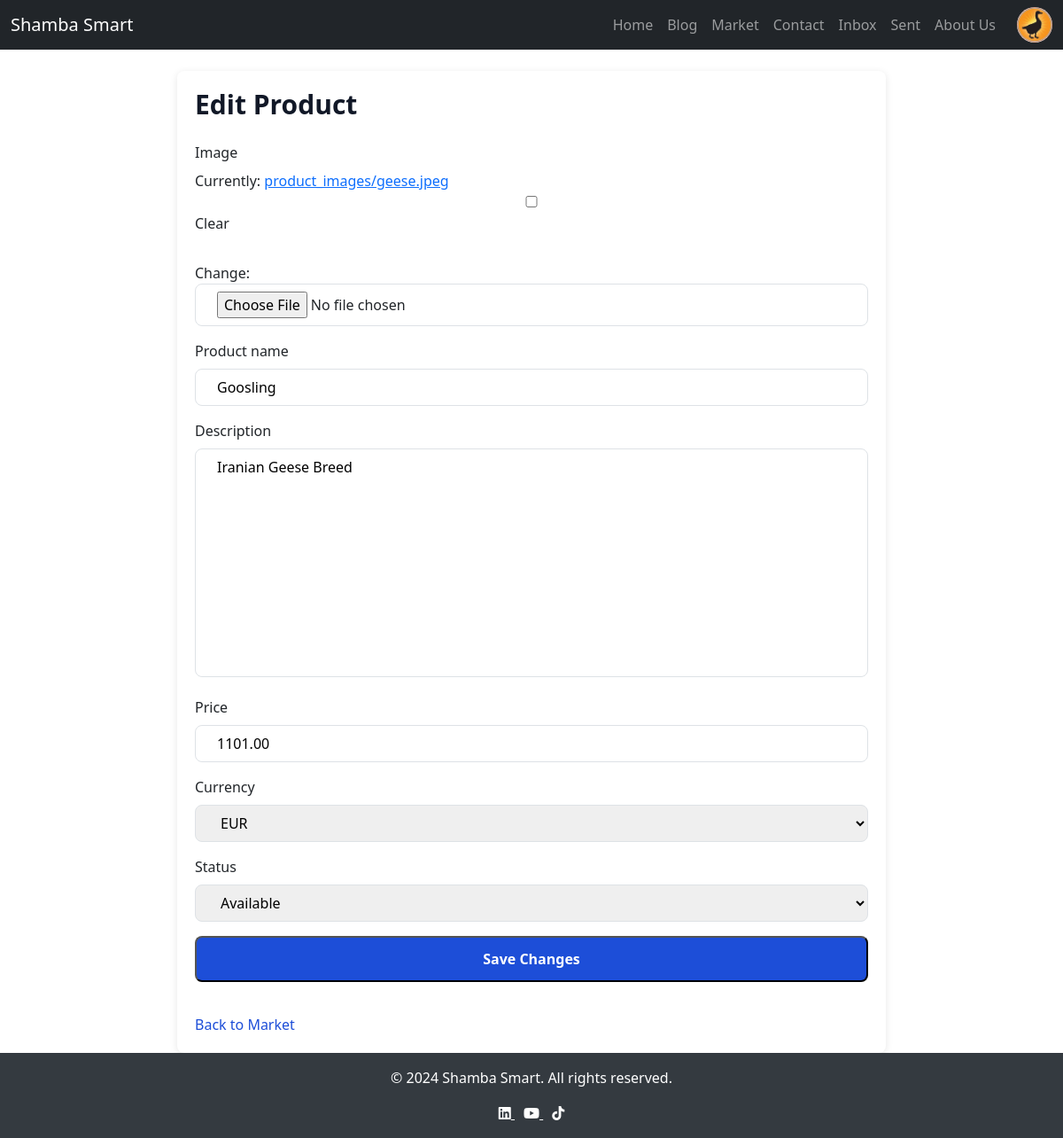
The app's page /edit_product/3/ (signed in) with its own data.
### farm/models.py (models this page shows, shortened)
class CustomUser(AbstractUser):
    FARMER = 'Farmer'
    PROFESSIONAL = 'Professional'
    ROLE_CHOICES = [
        (FARMER, 'Farmer'),
        (PROFESSIONAL, 'Professional'),
    ]
    role = models.CharField(max_length=50, choices=ROLE_CHOICES,
                            default=FARMER)
    profile_picture = models.ImageField(
        default='images/default_profile.png',
        upload_to='profile_pics/',
        null=True,
        blank=True
    )
    phone_number = models.CharField(max_length=15, null=True, blank=True)
    bio = models.TextField(null=True, blank=True)
    location = models.CharField(max_length=255, null=True, blank=True)
    linkedin = models.URLField(null=True, blank=True)
    x = models.URLField(null=True, blank=True)
    facebook = models.URLField(null=True, blank=True)
    whatsapp = models.CharField(max_length=15, null=True, blank=True)

class MarketListing(models.Model):
    product_name = models.CharField(max_length=200)
    description = models.TextField()
    price = models.DecimalField(max_digits=10, decimal_places=2)
    farmer = models.ForeignKey(CustomUser, on_delete=models.CASCADE,
                               related_name="products")
    currency = models.CharField(
        max_length=3,
        choices=[('USD', 'USD'), ('KES', 'KES'), ('EUR', 'EUR')],
        default='KES'
    )
    status = models.CharField(
        max_length=50,
        choices=[('Available', 'Available'), ('Sold', 'Sold')],
        default='Available'
    )
    created_at = models.DateTimeField(auto_now_add=True)
    updated_at = models.DateTimeField(auto_now=True)
    image = models.ImageField(upload_to='product_images/', null=True,
                              blank=True)

### farm/views.py (the view)
# urls.py: path('edit_product/<int:product_id>/', views.edit_product,
@login_required
def edit_product(request, product_id):
    listing = get_object_or_404(MarketListing, id=product_id)
    if listing.farmer != request.user:
        return redirect('market')
    if request.method == "POST":
        form = MarketListingForm(request.POST, request.FILES, instance=listing)
        if form.is_valid():
            form.save()
            return redirect('market')
    else:
        form = MarketListingForm(instance=listing)
    return render(request, 'edit_product.html', {'form': form})

### farm/forms.py
class MarketListingForm(forms.ModelForm):
    class Meta:
        model = MarketListing
        fields = ['image', 'product_name', 'description', 'price', 'currency',
                  'status']
    currency = forms.ChoiceField(
        choices=[('USD', 'USD'), ('KES', 'KES'), ('EUR', 'EUR')],
        required=True,
        widget=forms.Select(attrs={'class': 'w-full px-4 py-2 border rounded-md'})
    )
    def __init__(self, *args, **kwargs):
        super().__init__(*args, **kwargs)
        if self.instance and not self.instance.pk:
            self.fields['currency'].initial = 'KES'

### farm/templates/edit_product.html (shortened to what this page needs)
{% extends "home.html" %}
{% load widget_tweaks %}
{% block content %}
<head>
</head>
<div class="form-container">
    <h2>Edit Product</h2>
    <form method="POST" enctype="multipart/form-data" class="space-y-6">
        <div class="form-field">
            <label for="{{ form.image.id_for_label }}">{{ form.image.label }}</label>
            {{ form.image|add_class:"w-full px-4 py-2 border rounded-md" }}
        </div>
        <div class="form-field">
            <label for="{{ form.product_name.id_for_label }}">{{ form.product_name.label }}</label>
            {{ form.product_name|add_class:"w-full px-4 py-2 border rounded-md" }}
        </div>
        <div class="form-field">
            <label for="{{ form.description.id_for_label }}">{{ form.description.label }}</label>
            {{ form.description|add_class:"w-full px-4 py-2 border rounded-md resize-none" }}
        </div>
        <div class="form-field">
            <label for="{{ form.price.id_for_label }}">{{ form.price.label }}</label>
            {{ form.price|add_class:"w-full px-4 py-2 border rounded-md" }}
        </div>
        <div class="form-field">
            <label for="{{ form.currency.id_for_label }}">{{ form.currency.label }}</label>
            {{ form.currency|add_class:"w-full px-4 py-2 border rounded-md" }}
        </div>
        <div class="form-field">
            <label for="{{ form.status.id_for_label }}">{{ form.status.label }}</label>
            {{ form.status|add_class:"w-full px-4 py-2 border rounded-md" }}
        </div>
        <div class="form-field">
            <button type="submit" class="submit-button">
                Save Changes
            </button>
        </div>
    </form>
    <a href="{% url 'market' %}" class="back-link">Back to Market</a>
</div>
{% endblock %}

### farm/templates/base.html (shortened to what this page needs)
{% load static %}
<!DOCTYPE html>
<html lang="en">
<head>
    <link rel="stylesheet" href="https://cdnjs.cloudflare.com/ajax/libs/font-awesome/6.0.0-beta3/css/all.min.css">
    <link rel="stylesheet" href="https://cdnjs.cloudflare.com/ajax/libs/bootstrap/5.1.3/css/bootstrap.min.css">
</head>
<body>
    <header>
        <nav class="navbar navbar-expand-lg navbar-dark bg-dark">
            <div class="container-fluid">
                <a class="navbar-brand" href="{% url 'home' %}">Shamba Smart</a>
                <div class="collapse navbar-collapse" id="navbarNav">
                    <ul class="navbar-nav ms-auto">
                        <li class="nav-item"><a class="nav-link" href="{% url 'home' %}">Home</a></li>
                        <li class="nav-item"><a class="nav-link" href="{% url 'blog_posts' %}">Blog</a></li>
                        <li class="nav-item"><a class="nav-link" href="{% url 'market' %}">Market</a></li>
                        <li class="nav-item"><a class="nav-link" href="{% url 'contact_us' %}">Contact</a></li>
                        {% if user.is_authenticated %}
                            <li class="nav-item"><a class="nav-link" href="{% url 'inbox' %}">Inbox</a></li>
                            <li class="nav-item"><a class="nav-link" href="{% url 'sent_messages' %}">Sent</a></li>
                            <li class="nav-item"><a class="nav-link" href="{% url 'about' %}">About Us</a></li>
                            <li class="nav-item profile-item">
                                <a href="{% url 'profile' %}">
                                    {% if user.profile_picture %}
                                        <img src="{{ user.profile_picture.url }}" alt="Profile Picture" class="profile-img">
                                    {% else %}
                                        <img src="{% static 'images/default_profile.png' %}" alt="Default Profile Picture" class="profile-img">
                                    {% endif %}
                                </a>
                            </li>
                        {% else %}
                            <li class="nav-item"><a class="nav-link" href="{% url 'login' %}">Sign In</a></li>
                            <li class="nav-item"><a class="nav-link" href="{% url 'register' %}">Sign Up</a></li>
                        {% endif %}
                    </ul>
                </div>
            </div>
        </nav>
    </header>
    <main class="container mt-4">
        {% block content %}
        {% endblock %}
    </main>
    <footer>
        <p>&copy; 2024 Shamba Smart. All rights reserved.</p>
        <div>
            <a href="https://www.linkedin.com" target="blank" style="color: #fff; margin-right: 10px;">
                <i class="fab fa-linkedin"></i>
            </a>
            <a href="https://www.youtube.com" target="blank" style="color: #fff; margin-right: 10px;">
                <i class="fab fa-youtube"></i>
            </a>
            <a href="https://www.tiktok.com" target="blank" style="color: #fff;">
                <i class="fab fa-tiktok"></i>
            </a>
        </div>
    </footer>
</body>
</html>

### farm/templates/base.html (style rules this page uses)
html, body { height: 100%; margin: 0; display: flex; flex-direction: column; }
body { min-height: 100%; }
main { flex: 1; }
footer { background-color: #343a40; color: white; text-align: center; padding: 1rem 0; margin-top: auto; }
.profile-img { width: 40px; height: 40px; border-radius: 50%; object-fit: cover; cursor: pointer; }
.navbar-nav { display: flex; align-items: center; }
.navbar-nav.ms-auto { margin-left: auto; }
.profile-item { margin-left: 1rem; }

### farm/templates/edit_product.html (style rules this page uses)
.form-container { max-width: 800px; margin: 0 auto; padding: 20px; background-color: #fff; border-radius: 8px; box-shadow: 0 2px 8px rgba(0, 0, 0, 0.1); }
.form-container h2 { font-size: 1.875rem; font-weight: 600; margin-bottom: 24px; color: #111827; }
.form-field { margin-bottom: 16px; }
.form-field label { display: block; font-weight: 500; margin-bottom: 8px; }
.form-field input, .form-field select, .form-field textarea { width: 100%; padding: 12px; border: 1px solid #ddd; border-radius: 8px; font-size: 1rem; transition: border-color 0.3s ease; }
.form-field textarea { resize: none; }
.submit-button { width: 100%; padding: 12px; background-color: #1d4ed8; color: #fff; font-weight: 600; border-radius: 8px; text-align: center; cursor: pointer; transition: background-color 0.3s ease; }
.back-link { display: inline-block; margin-top: 20px; color: #1d4ed8; text-decoration: none; font-weight: 500; transition: color 0.3s ease; }

### records on screen
CustomUser: profile_picture (picture)
MarketListing: product_name "Goosling", description "Iranian Geese Breed", price "1101.00", currency "EUR", status "Available"
